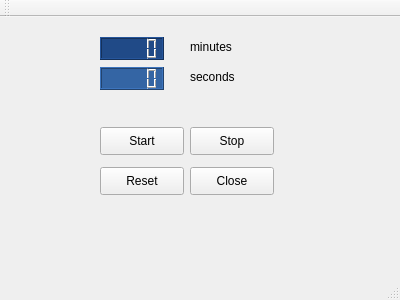
<?xml version="1.0" encoding="UTF-8"?>
<ui version="4.0">
 <class>MainWindow</class>
 <widget class="QMainWindow" name="MainWindow">
  <property name="geometry">
   <rect>
    <x>0</x>
    <y>0</y>
    <width>400</width>
    <height>300</height>
   </rect>
  </property>
  <property name="windowTitle">
   <string>MainWindow</string>
  </property>
  <widget class="QWidget" name="centralWidget">
   <widget class="QLCDNumber" name="lcdNumberMin">
    <property name="geometry">
     <rect>
      <x>100</x>
      <y>20</y>
      <width>64</width>
      <height>23</height>
     </rect>
    </property>
    <property name="styleSheet">
     <string notr="true">background-color: rgb(32, 74, 135);</string>
    </property>
   </widget>
   <widget class="QLCDNumber" name="lcdNumberSec">
    <property name="geometry">
     <rect>
      <x>100</x>
      <y>50</y>
      <width>64</width>
      <height>23</height>
     </rect>
    </property>
    <property name="styleSheet">
     <string notr="true">background-color: rgb(52, 101, 164);</string>
    </property>
   </widget>
   <widget class="QLabel" name="label">
    <property name="geometry">
     <rect>
      <x>190</x>
      <y>20</y>
      <width>63</width>
      <height>20</height>
     </rect>
    </property>
    <property name="text">
     <string>minutes</string>
    </property>
   </widget>
   <widget class="QLabel" name="label_2">
    <property name="geometry">
     <rect>
      <x>190</x>
      <y>50</y>
      <width>63</width>
      <height>20</height>
     </rect>
    </property>
    <property name="text">
     <string>seconds</string>
    </property>
   </widget>
   <widget class="QPushButton" name="startButton">
    <property name="geometry">
     <rect>
      <x>100</x>
      <y>110</y>
      <width>84</width>
      <height>28</height>
     </rect>
    </property>
    <property name="text">
     <string>Start</string>
    </property>
   </widget>
   <widget class="QPushButton" name="stopButton">
    <property name="geometry">
     <rect>
      <x>190</x>
      <y>110</y>
      <width>84</width>
      <height>28</height>
     </rect>
    </property>
    <property name="text">
     <string>Stop</string>
    </property>
   </widget>
   <widget class="QPushButton" name="resetButton">
    <property name="geometry">
     <rect>
      <x>100</x>
      <y>150</y>
      <width>84</width>
      <height>28</height>
     </rect>
    </property>
    <property name="text">
     <string>Reset</string>
    </property>
   </widget>
   <widget class="QPushButton" name="closeButton">
    <property name="geometry">
     <rect>
      <x>190</x>
      <y>150</y>
      <width>84</width>
      <height>28</height>
     </rect>
    </property>
    <property name="text">
     <string>Close</string>
    </property>
   </widget>
  </widget>
  <widget class="QMenuBar" name="menuBar">
   <property name="geometry">
    <rect>
     <x>0</x>
     <y>0</y>
     <width>400</width>
     <height>25</height>
    </rect>
   </property>
  </widget>
  <widget class="QToolBar" name="mainToolBar">
   <attribute name="toolBarArea">
    <enum>TopToolBarArea</enum>
   </attribute>
   <attribute name="toolBarBreak">
    <bool>false</bool>
   </attribute>
  </widget>
  <widget class="QStatusBar" name="statusBar"/>
 </widget>
 <layoutdefault spacing="6" margin="11"/>
 <resources/>
 <connections>
  <connection>
   <sender>closeButton</sender>
   <signal>clicked()</signal>
   <receiver>MainWindow</receiver>
   <slot>close()</slot>
   <hints>
    <hint type="sourcelabel">
     <x>231</x>
     <y>205</y>
    </hint>
    <hint type="destinationlabel">
     <x>199</x>
     <y>149</y>
    </hint>
   </hints>
  </connection>
 </connections>
</ui>
